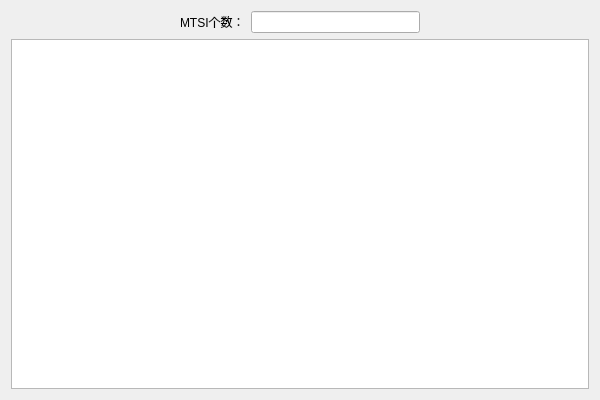
<?xml version="1.0" encoding="UTF-8"?>
<ui version="4.0">
 <class>NewMTSIWidgetClass</class>
 <widget class="QWidget" name="NewMTSIWidgetClass">
  <property name="geometry">
   <rect>
    <x>0</x>
    <y>0</y>
    <width>600</width>
    <height>400</height>
   </rect>
  </property>
  <property name="windowTitle">
   <string>NewMTSIWidget</string>
  </property>
  <layout class="QGridLayout" name="gridLayout_2">
   <item row="0" column="0">
    <layout class="QGridLayout" name="gridLayout">
     <item row="0" column="0">
      <layout class="QHBoxLayout" name="horizontalLayout">
       <item>
        <spacer name="horizontalSpacer">
         <property name="orientation">
          <enum>Qt::Horizontal</enum>
         </property>
         <property name="sizeHint" stdset="0">
          <size>
           <width>40</width>
           <height>20</height>
          </size>
         </property>
        </spacer>
       </item>
       <item>
        <widget class="QLabel" name="label">
         <property name="text">
          <string>MTSI个数：</string>
         </property>
        </widget>
       </item>
       <item>
        <widget class="QLineEdit" name="lineEditNumsMTSI"/>
       </item>
       <item>
        <spacer name="horizontalSpacer_2">
         <property name="orientation">
          <enum>Qt::Horizontal</enum>
         </property>
         <property name="sizeHint" stdset="0">
          <size>
           <width>40</width>
           <height>20</height>
          </size>
         </property>
        </spacer>
       </item>
      </layout>
     </item>
     <item row="1" column="0">
      <widget class="QTextEdit" name="textEditMTSIshow"/>
     </item>
    </layout>
   </item>
  </layout>
 </widget>
 <layoutdefault spacing="6" margin="11"/>
 <resources/>
 <connections/>
</ui>
